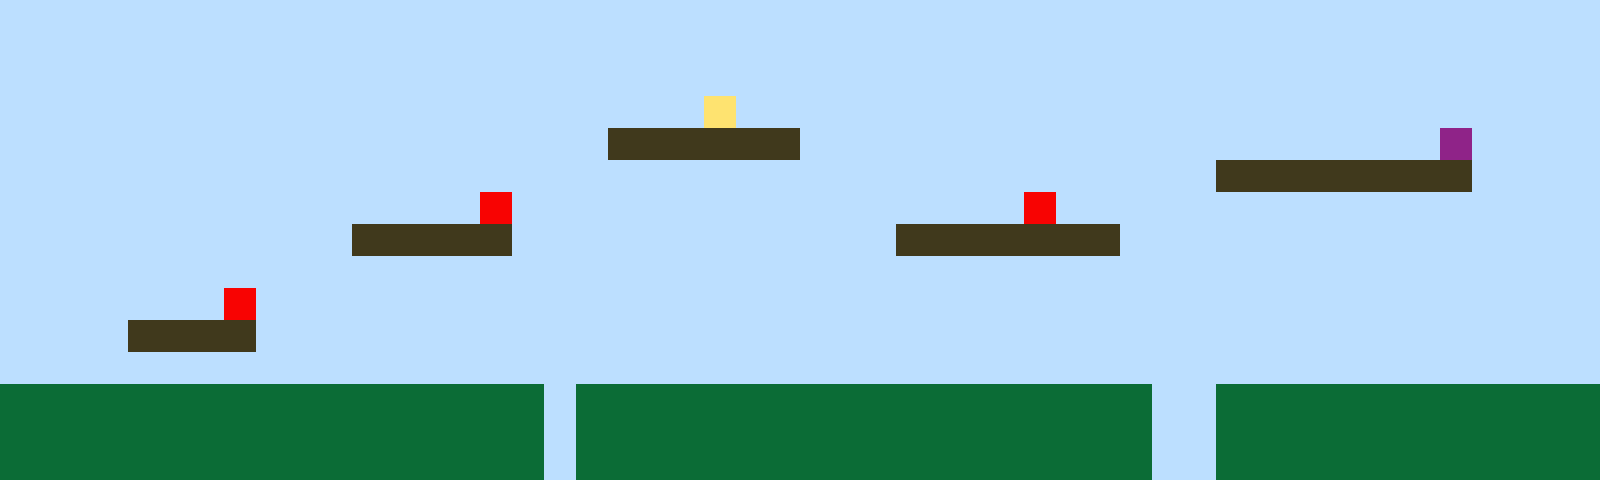

Below is a game level as drawn by its tile map, then a one-line description and the .tmx file that defines it, in full:
An orthogonal 50x15 tile map with 32x32 px tiles, 1 tile layer (Tile Layer 1).

<map version="1.10" tiledversion="1.11.2" orientation="orthogonal" renderorder="right-up" width="50" height="15" tilewidth="32" tileheight="32" infinite="0" nextlayerid="2" nextobjectid="1"><editorsettings><export target="map1.csv" format="csv" /></editorsettings><tileset firstgid="1" name="sprites" tilewidth="32" tileheight="32" tilecount="6" columns="3"><image source="sprites.png" width="96" height="64" /></tileset><layer id="1" name="Tile Layer 1" width="50" height="15"><data encoding="csv">1,1,1,1,1,1,1,1,1,1,1,1,1,1,1,1,1,1,1,1,1,1,1,1,1,1,1,1,1,1,1,1,1,1,1,1,1,1,1,1,1,1,1,1,1,1,1,1,1,1,1,1,1,1,1,1,1,1,1,1,1,1,1,1,1,1,1,1,1,1,1,1,1,1,1,1,1,1,1,1,1,1,1,1,1,1,1,1,1,1,1,1,1,1,1,1,1,1,1,1,1,1,1,1,1,1,1,1,1,1,1,1,1,1,1,1,1,1,1,1,1,1,1,1,1,1,1,1,1,1,1,1,1,1,1,1,1,1,1,1,1,1,1,1,1,1,1,1,1,1,1,1,1,1,1,1,1,1,1,1,1,1,1,1,1,1,1,1,1,1,1,1,4,1,1,1,1,1,1,1,1,1,1,1,1,1,1,1,1,1,1,1,1,1,1,1,1,1,1,1,1,1,1,1,1,1,1,1,1,1,1,1,1,1,1,1,1,1,1,3,3,3,3,3,3,1,1,1,1,1,1,1,1,1,1,1,1,1,1,1,1,1,1,1,1,6,1,1,1,1,1,1,1,1,1,1,1,1,1,1,1,1,1,1,1,1,1,1,1,1,1,1,1,1,1,1,1,1,1,1,1,1,1,1,1,1,1,1,3,3,3,3,3,3,3,3,1,1,1,1,1,1,1,1,1,1,1,1,1,1,1,1,1,1,1,5,1,1,1,1,1,1,1,1,1,1,1,1,1,1,1,1,5,1,1,1,1,1,1,1,1,1,1,1,1,1,1,1,1,1,1,1,1,1,1,1,1,1,1,1,1,3,3,3,3,3,1,1,1,1,1,1,1,1,1,1,1,1,3,3,3,3,3,3,3,1,1,1,1,1,1,1,1,1,1,1,1,1,1,1,1,1,1,1,1,1,1,1,1,1,1,1,1,1,1,1,1,1,1,1,1,1,1,1,1,1,1,1,1,1,1,1,1,1,1,1,1,1,1,1,1,1,1,1,1,1,1,1,1,1,1,1,1,1,1,1,1,5,1,1,1,1,1,1,1,1,1,1,1,1,1,1,1,1,1,1,1,1,1,1,1,1,1,1,1,1,1,1,1,1,1,1,1,1,1,1,1,1,1,1,1,1,1,1,3,3,3,3,1,1,1,1,1,1,1,1,1,1,1,1,1,1,1,1,1,1,1,1,1,1,1,1,1,1,1,1,1,1,1,1,1,1,1,1,1,1,1,1,1,1,1,1,1,1,1,1,1,1,1,1,1,1,1,1,1,1,1,1,1,1,1,1,1,1,1,1,1,1,1,1,1,1,1,1,1,1,1,1,1,1,1,1,1,1,1,1,1,1,1,1,2,2,2,2,2,2,2,2,2,2,2,2,2,2,2,2,2,1,2,2,2,2,2,2,2,2,2,2,2,2,2,2,2,2,2,2,1,1,2,2,2,2,2,2,2,2,2,2,2,2,2,2,2,2,2,2,2,2,2,2,2,2,2,2,2,2,2,1,2,2,2,2,2,2,2,2,2,2,2,2,2,2,2,2,2,2,1,1,2,2,2,2,2,2,2,2,2,2,2,2,2,2,2,2,2,2,2,2,2,2,2,2,2,2,2,2,2,1,2,2,2,2,2,2,2,2,2,2,2,2,2,2,2,2,2,2,1,1,2,2,2,2,2,2,2,2,2,2,2,2</data></layer></map>
